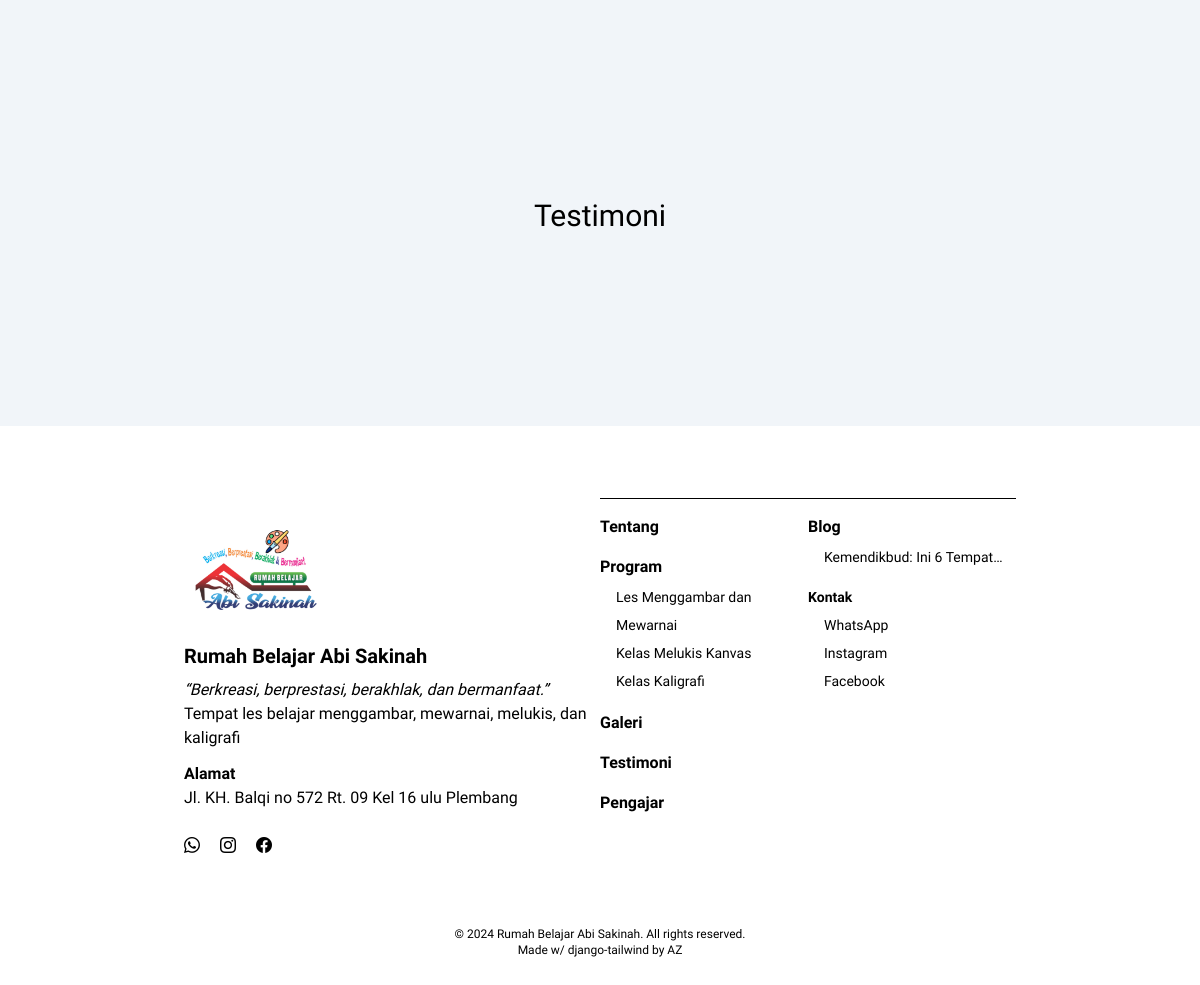
Before: / (lower part) with the older database file.
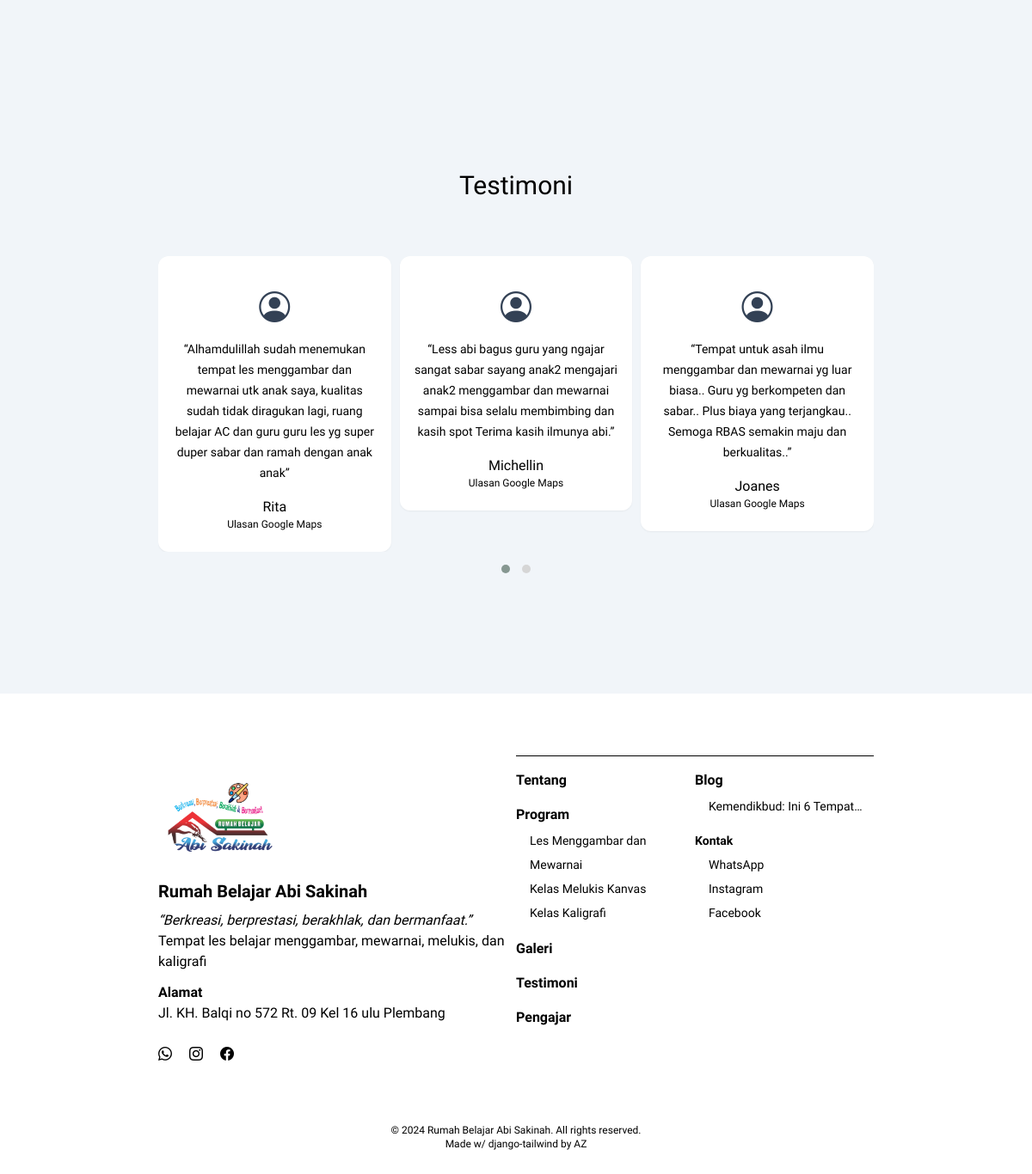
After: the same page with the newer database file.
### theme/models.py (models this page shows, shortened)
class Testimoni(models.Model):
    id = models.AutoField(primary_key=True)
    name = models.CharField(max_length=50)
    title = models.CharField(max_length=20)
    says = models.CharField(max_length=200)

### theme/views.py (the view)
# urls.py: path("", index, name="index"),
def index(request):
    testi = Testimoni.objects.all()
    teacher = Teacher.objects.all()
    gallery = Gallery.objects.all()
    blog = Blog.objects.all()
    context = {
        'testi': testi,
        'teacher': teacher,
        'gallery': gallery,
        'blog': blog,
    }
    return render(request, "index.html", context)

### theme/templates/index.html (shortened to what this page needs)
{% extends 'base.html' %}
{% load static tailwind_tags %}
{% load static %}
{% block content %}
<div id="gallery" class="flex justify-center items-center py-20 bg-slate-100">
    <div class="container px-6 lg:px-24 min-h-screen">
        <div class="h-full w-full grid grid-cols-1 lg:grid-cols-3 gap-4 py-6">
        </div>
    </div>
</div>
<div id="testimoni" class="flex justify-center items-center py-20 bg-slate-100">
    <div class="container px-6 lg:px-24 h-1/2">
        <h2 class="text-center text-3xl py-4">Testimoni</h2>
        <div class="owl-carousel owl-theme py-12">
            {% for i in testi %}
            <div class="item bg-white shadow-sm text-center w-full px-4 py-6 rounded-xl">
                <p class="text-4xl py-4 text-slate-700"><i class="bi bi-person-circle"></i></p>
                <q class="font-light text-sm">{{ i.says }}</q>
                <div class="pt-4">
                    <p class="font-medium">{{i.name}}</p>
                    <p class="text-xs">{{i.title}}</p>
                </div>
            </div>
            {% endfor %}
        </div>
    </div>
</div>
{% endblock %}

### theme/templates/base.html (shortened to what this page needs)
{% load static tailwind_tags %}
{% load static %}
<!DOCTYPE html>
<html lang="en">
<head>
	{% tailwind_css %}
	<link rel="stylesheet" href="https://cdn.jsdelivr.net/npm/bootstrap-icons@1.11.2/font/bootstrap-icons.min.css">
	<link rel="stylesheet" href="{% static 'owlcarousel/owl.carousel.min.css' %}">
	<link rel="stylesheet" href="{% static 'owlcarousel/owl.theme.default.min.css' %}">
</head>
<body>
	<section class="relative overflow-hidden">
		{% block content %}
		{% endblock content %}
		<footer id="footer" class="flex justify-center items-center ">
			<div class="container px-6 lg:px-24 py-12">
				<div class="lg:flex justify-between py-6">
					<div class="lg:w-1/2">
						<div class="w-36">
							<img src="{% static 'img/logo.png' %}" alt="Logo Rumah Belajar Abi Sakinah" width="100%">
						</div>
						<h1 class="font-semibold text-xl pb-2">Rumah Belajar Abi Sakinah</h1>
						<q class="italic">Berkreasi, berprestasi, berakhlak, dan bermanfaat.</q>
						<p>Tempat les belajar menggambar, mewarnai, melukis, dan kaligrafi</p>
						<div class="py-3">
							<p class="font-semibold">Alamat</p>
							<p>Jl. KH. Balqi no 572 Rt. 09 Kel 16 ulu Plembang</p>
						</div>
						<div class="py-3">
							<a href="https://wa.me/82179538218"><i class="bi bi-whatsapp"></i></a>
							<a href="https://instagram.com/rumahbelajarabisakinah" class="mx-4"><i
									class="bi bi-instagram"></i></a>
							<a href="https://www.facebook.com/profile.php?id=100088083626442&mibextid=ZbWKwL"><i
									class="bi bi-facebook"></i></a>
						</div>
					</div>
					<div class="lg:w-1/4 lg:pt-0 pt-6">
						<hr class="mb-4 border-black	">
						<ul class="mb-4">
							<li class="font-semibold text-base"><a href="#about">Tentang</a></li>
						</ul>
						<ul class="mb-4">
							<li class="font-semibold text-base"><a href="#program">Program</a></li>
							<ul class="pl-4 text-sm leading-loose pt-1 font-light">
								<li>Les Menggambar dan Mewarnai</li>
								<li>Kelas Melukis Kanvas</li>
								<li>Kelas Kaligrafi</li>
							</ul>
						</ul>
						<ul class="mb-4">
							<li class="font-semibold text-base"><a href="#gallery">Galeri</a></li>
						</ul>
						<ul class="mb-4">
							<li class="font-semibold text-base"><a href="#testimoni">Testimoni</a></li>
						</ul>
						<ul class="mb-4">
							<li class="font-semibold text-base"><a href="#teacher">Pengajar</a></li>
						</ul>
					</div>
					<div class="lg:w-1/4">
						<hr class="hidden lg:block mb-4 border-black">
						<ul class="mb-4">
							<li class="font-semibold text-base"><a href="#blog">Blog</a></li>
							<ul class="pl-4 text-sm pt-1 font-light leading-loose">
								<li class="line-clamp-1">Kemendikbud: Ini 6 Tempat Les Menggambar Terbaik di Kota
									Palembang</li>
							</ul>
						</ul>
						<ul>
							<li class="font-semibold text-sm"><a href="#contact">Kontak</a></li>
							<ul class="pl-4 text-sm pt-1 font-light leading-loose">
								<li>WhatsApp</li>
								<li>Instagram</li>
								<li>Facebook</li>
							</ul>
						</ul>
					</div>
				</div>
				<p class="text-xs text-center pt-8 pb-0">&copy; 2024 Rumah Belajar Abi Sakinah. All rights
					reserved.<br>Made
					w/ django-tailwind by AZ</p>
			</div>
		</footer>
	</section>
</body>
</html>

Changed rows visible on the page:
added Testimoni: says "Alhamdulillah sudah menemukan tempat les menggambar dan mewarnai utk anak saya, kualitas sudah tidak diragukan lagi, ruang belajar AC dan guru guru les yg super duper sabar dan ramah dengan anak anak", name "Rita", title "Ulasan Google Maps"
added Testimoni: says "Less abi bagus guru yang ngajar sangat sabar sayang anak2 mengajari anak2 menggambar dan mewarnai sampai bisa selalu membimbing dan kasih spot Terima kasih ilmunya abi.", name "Michellin", title "Ulasan Google Maps"
added Testimoni: says "Tempat untuk asah ilmu menggambar dan mewarnai yg luar biasa.. Guru yg berkompeten dan sabar.. Plus biaya yang terjangkau.. Semoga RBAS semakin maju dan berkualitas..", name "Joanes", title "Ulasan Google Maps"
